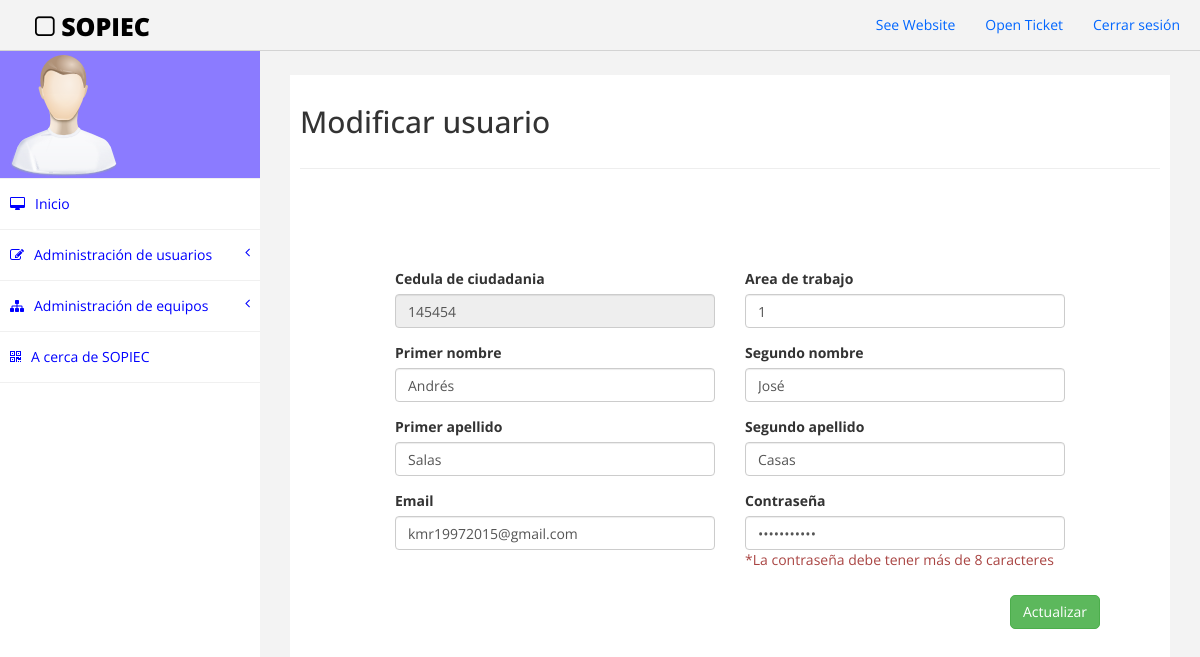
The page /SOPIEC/modificar.php?cedula=145454 on the database its author committed.
### tables this page shows
CREATE TABLE IF NOT EXISTS `usuarios` (
  `cedula` int(12) NOT NULL,
  `area` int(11) NOT NULL,
  `primer_nombre` varchar(45) NOT NULL,
  `segundo_nombre` varchar(45) NOT NULL,
  `primer_apellido` varchar(45) NOT NULL,
  `segundo_apellido` varchar(45) NOT NULL,
  `email` varchar(45) NOT NULL,
  `contrasena` varchar(45) NOT NULL,
  PRIMARY KEY (`cedula`)
);

### SOPIEC/modificar.php (the view, shortened to what this page needs)
<!DOCTYPE html>
<html>
<head>
    <link href="assets/css/bootstrap.css" rel="stylesheet" />
    <link href="assets/css/font-awesome.css" rel="stylesheet" />
    <link href="assets/css/style.css" rel="stylesheet" />
</head>
<body>
    <?php
    $cedula = $_REQUEST['cedula'];
    require_once("assets/php/db.php");
    $registros = mysqli_query($conexion, "select * from usuarios
                        where cedula= '$cedula'") or
        die("Problemas en el select:" . mysqli_error($conexion));
    if ($reg = mysqli_fetch_array($registros)) {
        $cedula = $reg['cedula'];
        $area = $reg['area'];
        $primer_nombre = $reg['primer_nombre'];
        $segundo_nombre = $reg['segundo_nombre'];
        $primer_apellido = $reg['primer_apellido'];
        $segundo_apellido = $reg['segundo_apellido'];
        $email = $reg['email'];
        $contrasena = $reg['contrasena'];
    ?>
        <div id="wrapper">
            <div class="navbar navbar-inverse navbar-fixed-top">
                <div class="adjust-nav">
                    <div class="navbar-header">
                        <a class="navbar-brand" href="#"><i class="fa fa-square-o "></i>&nbsp;SOPIEC</a>
                    </div>
                    <div class="navbar-collapse collapse">
                        <ul class="nav navbar-nav navbar-right">
                            <li><a href="#">See Website</a></li>
                            <li><a href="#">Open Ticket</a></li>
                            <li><a href="assets/php/logout.php">Cerrar sesión</a></li>
                        </ul>
                    </div>
                </div>
            </div>
        <nav class="navbar-default navbar-side" role="navigation">
            <div class="sidebar-collapse">
                <ul class="nav" id="main-menu">
                    <li class="text-center user-image-back">
                        <img src="assets/img/find_user.png" class="img-responsive" />
                    </li>
                    <li>
                        <a href="index.php"><i class="fa fa-desktop "></i>Inicio</a>
                    </li>
                    <li>
                        <a href="#"><i class="fa fa-edit "></i>Administración de usuarios<span class="fa arrow"></span></a>
                    </li>
                    <li>
                        <a href="#"><i class="fa fa-sitemap "></i>Administración de equipos<span class="fa arrow"></span></a>
                    </li>
                    <li>
                        <a href="#"><i class="fa fa-qrcode "></i>A cerca de SOPIEC</a>
                    </li>
                </ul>
            </div>
        </nav>
            <div id="page-wrapper">
                <div id="page-inner">
                    <div class="row">
                        <div class="col-md-12">
                            <h2>Modificar usuario</h2>
                        </div>
                    </div>
                    <hr>
                    <form class="form-nuevo-cliente" action="assets/php/actualizar.php" method="POST">
                        <div class="form-row">
                            <div class="form-group col-md-6">
                                <label for="registrar-primer-nombre">Cedula de ciudadania</label>
                                <input type="number" class="form-control" id="cedula" name="cedula" placeholder="112223344556" require value="<?php echo $cedula ?>" readonly>
                            </div>
                            <div class="form-group col-md-6">
                                <label for="registrar-segundo-nombre">Area de trabajo</label>
                                <input type="number" class="form-control" id="area" name="area" placeholder="5" require value="<?php echo $area ?>">
                            </div>
                            <div class="form-group col-md-6">
                                <label for="registrar-primer-nombre">Primer nombre</label>
                                <input type="text" class="form-control" id="primer_nombre" name="primer_nombre" placeholder="Andrés" require value="<?php echo $primer_nombre ?>">
                            </div>
                            <div class="form-group col-md-6">
                                <label for="registrar-segundo-nombre">Segundo nombre</label>
                                <input type="text" class="form-control" id="segundo_nombre" name="segundo_nombre" placeholder="José" value="<?php echo $segundo_nombre ?>">
                            </div>
                            <div class="form-group col-md-6">
                                <label for="registrar-primer-apellido">Primer apellido</label>
                                <input type="text" class="form-control" id="primer_apellido" name="primer_apellido" placeholder="Salas" require value="<?php echo $primer_apellido ?>">
                            </div>
                            <div class="form-group col-md-6">
                                <label for="registrar-segundo-apellido">Segundo apellido</label>
                                <input type="text" class="form-control" id="segundo_apellido" name="segundo_apellido" placeholder="Casas" value="<?php echo $segundo_apellido ?>">
                            </div>
                            <div class="form-group col-md-6">
                                <label for="registrar-email">Email</label>
                                <input type="email" class="form-control" id="email" name="email" placeholder="correo_143@correo.com" require value="<?php echo $email ?>">
                            </div>
                            <div class="form-group col-md-6">
                                <label for="registrar-contrasena">Contraseña</label>
                                <input type="password" class="form-control" id="contrasena" name="contrasena" placeholder="*********" require value="<?php echo $contrasena ?>">
                                <p class="mensaje text-danger">*La contraseña debe tener más de 8 caracteres</p>
                            </div>
                        </div>
                        <button type="submit" class="btn btn-success ajustar-boton" name="registrar" value="registrar" id="registrar" onclick="">Actualizar</button>
                    </form>
                </div>
            </div>
        </div>
    <?php
    } else {
        echo "No existe registro con dicho ID/Cedula";
    }
    ?>
</body>
</html>

### SOPIEC/assets/css/style.css (style rules this page uses)
body { font-family: "Open Sans", sans-serif; }
#wrapper { width: 100%; margin-top: 50px; }
#page-wrapper { padding: 15px 15px; min-height: 600px; background: #f3f3f3; }
#page-inner { width: 100%; margin: 10px 20px 10px 0px; background-color: #fff !important; padding: 10px; min-height: 1200px; }
.text-center { text-align: center; }
.user-image-back { background-color: #8b7bff; }
.navbar-inverse .navbar-nav > li > a { color: #06f; }
.arrow { float: right; }
.fa.arrow:before { content: "\f104"; }
.sidebar-collapse, .sidebar-collapse .nav { background: none; }
.sidebar-collapse .nav { padding: 0; }
.sidebar-collapse .nav > li > a { background: #ffffff; text-shadow: none; color: #0000ff; }
.sidebar-collapse > .nav > li > a { padding: 15px 10px; }
.sidebar-collapse > .nav > li { border-bottom: 1px solid rgba(240, 240, 240, 1) !important; }
.navbar-side { border: none; background-color: #202020; }
.navbar-inverse { background-color: #f3f3f3; border-color: #d3d3d3; }
.navbar-default { border: 0px solid #dddddd; }
.nav > li > a > i { margin-right: 10px; }
.navbar-inverse .navbar-brand { color: #000000; font-size: 25px; font-weight: 900; }
.adjust-nav { padding-left: 20px; padding-right: 20px; }
nav { background-color: black; }
.form-nuevo-cliente { padding: 8rem; }
.ajustar-boton { margin-left: 90%; border-radius: 5px !important; }
.btn { border-radius: 0px; -webkit-border-radius: 0px; -moz-border-radius: 0px; }
@media (min-width: 768px) { #page-wrapper { margin: 0 0 0 260px; padding: 15px 30px; min-height: 1200px; } }
@media (min-width: 768px) { .navbar-side { z-index: 1; position: absolute; width: 260px; } }
@media (min-width: 768px) { .navbar { border-radius: 0px; } }

### rows shown on the page
usuarios: cedula "145454", area "1", primer_nombre "Andrés", segundo_nombre "José", primer_apellido "Salas", segundo_apellido "Casas", email "kmr19972015@gmail.com"
